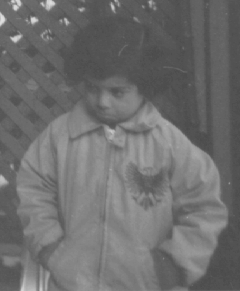
#> input picture Lab03 - Histogram Equalization/pout.tif, 240 x 291 px
$ jupyter execute --allow-errors Lab03_hist.ipynb
#> lines starting #> are read from the running program, lines starting #| are printed output that depends on the picture
**Prática de Histogramas**

1)
- Produza a imagem ‘negativa’ do arquivo ‘im_cells.png’
- Com a imagem negativa, produza a imagem original novamente.
- Mostre lado a lado a imagem original e a negativa. Em qual deles os objetos presentes na imagem são melhor percebidos? Justifique.
- Aplique a imagem uma função logarítmica.

[cell 1]
import cv2
import matplotlib.pyplot as plt
import numpy as np

img_original = cv2.imread('im_cells.png', cv2.IMREAD_GRAYSCALE)

#> (the rest of this cell did not finish here and is left out)

O meu grupo entrou em uma briga sobre em qual imagem os objetos são melhor percebido, no fim 2/4 acha que a imagem original é melhor e a outra metade acha que a imagem negativa é melhor.

2)
- Abra a imagem 'pout.tif' e mostre seu histograma.
- Equalize a imagem anterior e mostre novamente seu histograma. Mostra a curva de transformação (consulte https://www.mathworks.com/help/images/histogram-equalization.html)
(procurar função OpenCV)

[cell 2]
img = cv2.imread('pout.tif', cv2.IMREAD_GRAYSCALE)
#> img is the input picture: shape (291, 240); min 74, max 224, mean 110.3

hist_original = cv2.calcHist([img], [0], None, [256], [0, 256])
#> hist_original = 256 values, max 3628 at index 82, min 0 at index 0, mean 272.8
img_eq = cv2.equalizeHist(img)
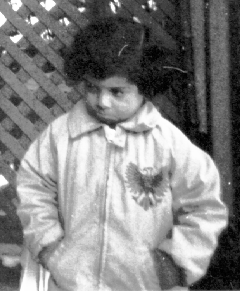
#> img_eq: shape (291, 240); min 0, max 255, mean 130.4
hist_eq = cv2.calcHist([img_eq], [0], None, [256], [0, 256])
#> hist_eq = 256 values, max 3628 at index 25, min 0 at index 1, mean 272.8

cdf = hist_original.cumsum()
#> cdf = 256 values from 0 to 69840
cdf_normalized = cdf * float(hist_original.max()) / cdf.max()
#> cdf_normalized = 256 values from 0 to 3628

cdf_eq = hist_eq.cumsum()
#> cdf_eq = 256 values from 40 to 69840
cdf_eq_normalized = cdf_eq * float(hist_eq.max()) / cdf_eq.max()
#> cdf_eq_normalized = 256 values from 2.08 to 3628

plt.figure(figsize=(12, 8))

plt.subplot(2, 2, 1)
plt.imshow(img, cmap='gray')
plt.title('Imagem Original')
plt.axis('off')

plt.subplot(2, 2, 2)
plt.plot(hist_original, color='black', label='Histograma')
plt.plot(cdf_normalized, color='blue', linestyle='--', label='Curva de Transformação (CDF)')
plt.title('Histograma Original')
plt.legend()

plt.subplot(2, 2, 3)
plt.imshow(img_eq, cmap='gray')
plt.title('Imagem Equalizada')
plt.axis('off')

plt.subplot(2, 2, 4)
plt.plot(hist_eq, color='black')
plt.title('Histograma Equalizado')

plt.tight_layout()
plt.savefig('resultado_pout_hist.png')
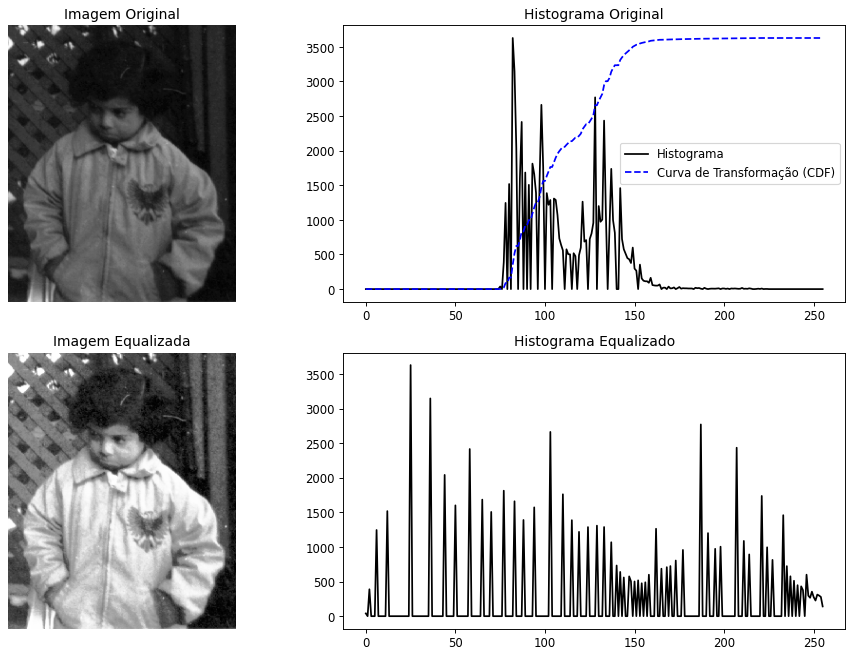
#> figure drawn by matplotlib, 4 panels; panel 2: curve peaks at x = 82, y = 3628; panel 2: curve peaks at x = 224, y = 3628; panel 4: curve peaks at x = 25, y = 3628
plt.show()
